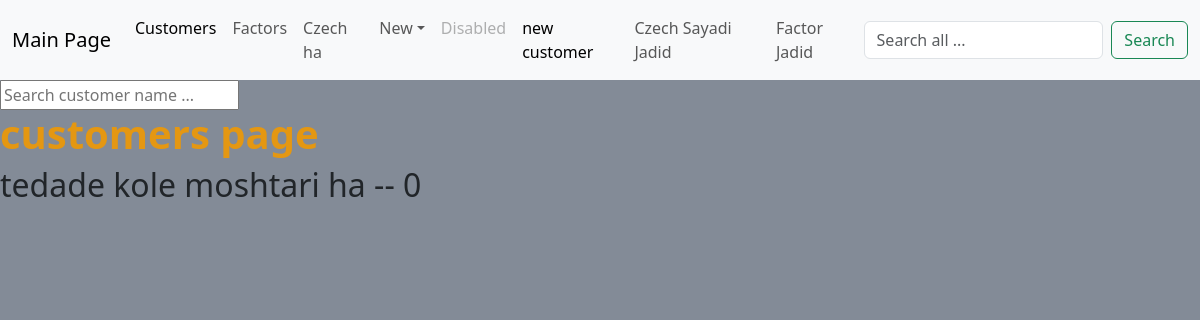
The app's page /customer/home/, older data.
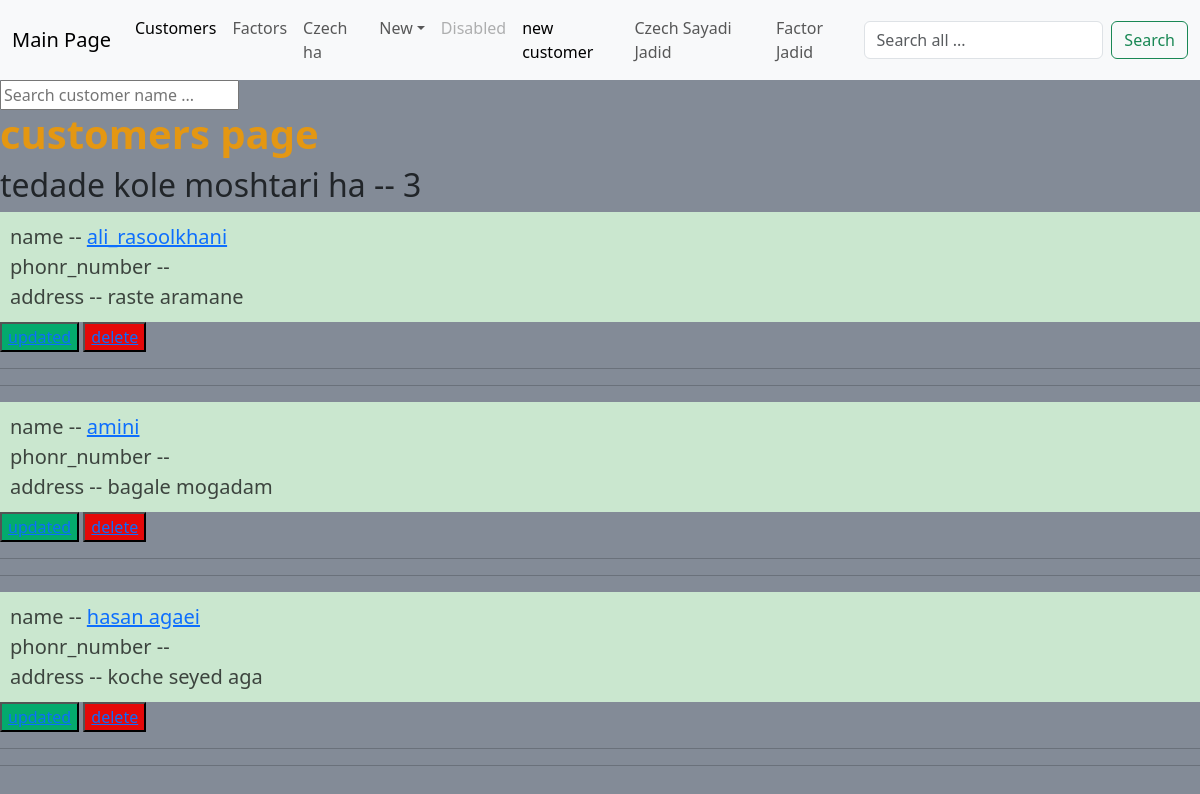
The same page, newer data.
### customer0/models.py (models this page shows, shortened)
class Client(models.Model):
    name = models.CharField(max_length=50)
    national_code = models.CharField(max_length=16, blank =True, null = True)
    phonr_number = models.CharField(max_length=16)
    address = models.TextField()
    creditـlimit = models.CharField(max_length=16)
    class Meta:
        ordering = ['name', ]
        verbose_name_plural = "Moshtari_ha"

### customer0/views.py (the view)
# urls.py: path('home/', views.kole_customer_ha, name='home'),
def kole_customer_ha(request):
    customers = Client.objects.all()
    customer_count = len(customers)
    content = ({'customers': customers, 'customer_count':customer_count})
    return render(request, 'customer0/home.html', content)

### customer0/templates/customer0/home.html (shortened to what this page needs)
{% extends 'main.html' %}
{% block content %}
<h1 id = "page">
    customers page
</h1>
<h2> tedade kole moshtari ha -- {{customer_count}}</h2>
{% for customer in customers %}
<div class="customer">
    name -- <a href = "{% url 'customer:profile' customer.id %}"> {{customer.name}} </a><br>
    phonr_number -- {{customer.phonr_number}}<br>
    address -- {{customer.address}}<br>
</div>
<div>
<button class="button1">
    <a href = "{% url 'customer:update' customer.id %}"> updated  </a><br>
</button>
<button class="button2">
    <a href = "{% url 'customer:delete' customer.id %}"> delete  </a>
</button><hr>
</div><hr>
{% endfor %}
{% endblock content %}

### templates/main.html (shortened to what this page needs)
<!DOCTYPE html>
<html>
<head>
    <link href="https://cdn.jsdelivr.net/npm/bootstrap@5.3.2/dist/css/bootstrap.min.css"
    rel="stylesheet"
>
</head>
<body>
    <body style="background-color:#838b97">
    {% include 'navbar.html' %}
    {% include 'search.html' %}
    {% block content %}
    {% endblock content %}
</body>
</html>

### templates/navbar.html (shortened to what this page needs)
<nav class="navbar navbar-expand-lg bg-body-tertiary">
    <div class="container-fluid">
      <a class="navbar-brand" href="/">Main Page</a>
      <div class="collapse navbar-collapse" id="navbarSupportedContent">
        <ul class="navbar-nav me-auto mb-2 mb-lg-0">
          <li class="nav-item">
            <a class="nav-link active" aria-current="page" href="{% url 'customer:home' %}">Customers</a>
          </li>
          <li class="nav-item">
            <a class="nav-link" href="{% url 'factor:home' %}">Factors</a>
          </li>
          <li class="nav-item">
            <a class="nav-link" href="{% url 'chek:home' %}">Czech ha</a>
          </li>
        <li class="nav-item dropdown">
            <a class="nav-link dropdown-toggle" href="#" role="button" data-bs-toggle="dropdown" aria-expanded="true">New</a>
        </li>
        <li class="nav-item">
            <a class="nav-link disabled" aria-disabled="true">Disabled</a>
        </li>
        <li class="nav-item">
          <a class="nav-link active" aria-current="page" href="{% url 'customer:create' %}">new customer</a>
        </li>
        <li class="nav-item">
          <a class="nav-link" href="{% url 'chek:create' %}">Czech Sayadi Jadid</a>
        </li>
        <li class="nav-item">
          <a class="nav-link" href="{% url 'factor:create' %}">Factor Jadid</a>
        </ul>
        <form class="d-flex" role="search">
          <input class="form-control me-2" type="search" placeholder="Search all ..." aria-label="Search" >
          <button class="btn btn-outline-success" type="submit">Search</button>
        </form>
      </div>
    </div>
  </nav>

### templates/search.html
<form class="d-flex" role="search">
    {% if request.path|slice:"9" == "/customer" %}
        <input type="text" name="customer_name" placeholder="Search customer name ...">
    {% elif request.path|slice:"5" == "/chek" %}
        <input type="text" name="phonr_number_check_book" placeholder="phonr_number sayad ...">
        <input type="text" name="sayad" placeholder="Search dueـdate ...">
        <input type="text" name="phonr_number_check_book" placeholder="phonr_number to check_book ...">
    {% elif request.path|slice:"7" == "/factor" %}
        <input type="text" name="factor_number" placeholder="Search phonr_number factor ...">
    {% endif %}
</form>

### customer0/templates/customer0/home.html (style rules this page uses)
.button1 { background-color: #04AA6D; }
.button2 { background-color: #e40909; }
.customer { background-color:hsl(130, 38%, 85%); flex: 1; font-size: 20px; color: rgb(60, 68, 62); padding: 10px; }
#page { color:rgb(228, 151, 18);font-weight:bold }

Row changes from the older to the newer data that the page shows:
added Client: name "ali_rasoolkhani", address "raste aramane"
added Client: name "amini", address "bagale mogadam"
added Client: name "hasan agaei", address "koche seyed aga"
Text that changed along with them:
{{ customer_count }}: "0" → "3"
